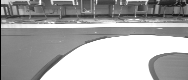
#> input picture img/0.png, 188 x 80 px, given in place of 381.png, which was not available
$ python process.py
#> lines starting #> are read from the running program, lines starting #| are printed output that depends on the picture; pictures that were not available may be replaced by others from this repository, and a replacement may not be noted
### transform.py
"图像的逆透视变换"
import numpy as np


from typing import List, Tuple


def getPerMat(fromPoints: List[Tuple[int]], toPoints: List[Tuple[int]]) -> List[float]:
    "用cv2生成变换矩阵"
    from cv2 import getPerspectiveTransform
    from numpy import array

    return (
        getPerspectiveTransform(array(fromPoints, dtype="float32"), array(toPoints, dtype="float32"))
        .astype("float32")
        .flatten()
    )


def axisTransform(i: int, j: int, perMat: np.array) -> Tuple[float]:
    "使用变换矩阵映射坐标"
    a = i * perMat[0] + j * perMat[1] + perMat[2]
    b = i * perMat[3] + j * perMat[4] + perMat[5]
    c = i * perMat[6] + j * perMat[7] + perMat[8]
    return a / c, b / c


# [7 lines left out: function writeFile, not called in this run]


def transfomImg(
    src: np.ndarray, perMat: np.array, N: int, M: int, N_: int, M_: int, i_shift: int, j_shift: int
) -> np.ndarray:
    per = np.zeros((N_, M_), "uint8")
    for i in range(N):
        for j in range(M):
            u, v = axisTransform(i, j, perMat)
            u = round(u + i_shift)
            v = round(v + j_shift)
            if 0 <= u < N_ and 0 <= v < M_:
                per[u, v] = src[i, j]
    return per


# [46 lines that do not run on import are left out]

### ultities.py
import cv2
import numpy as np
from matplotlib import pyplot as plt
from typing import Tuple
from copy import deepcopy


def resize(img, zoom=6):
    return cv2.resize(img, dsize=(0, 0), fx=zoom, fy=zoom, interpolation=cv2.INTER_NEAREST)


def waitKey():
    cv2.waitKey(0)
    cv2.destroyAllWindows()


def rectangle(img, p1: Tuple[int], p2: Tuple[int], color: Tuple[int] = (0, 0, 255), zoom=6):
    cv2.rectangle(img, tuple(v * zoom for v in p1), tuple(v * zoom for v in p2), color)


class ShowImg:
    def __init__(self, img: np.ndarray, name: str, zoom=6):
        tmp = cv2.cvtColor(img, cv2.COLOR_GRAY2BGR)
        self.img = cv2.resize(tmp, dsize=(0, 0), fx=zoom, fy=zoom, interpolation=cv2.INTER_NEAREST)
        self.name = name
        self.clear()
        self.zoom = zoom

    def clear(self):
        self.canva = deepcopy(self.img)

    def rectangle(self, p1: Tuple[int], p2: Tuple[int], color: Tuple[int] = (0, 0, 255), thickness: int = 2):
        cv2.rectangle(
            self.canva,
            tuple(v * self.zoom for v in reversed(p1)),
            tuple(v * self.zoom for v in reversed(p2)),
            color,
            thickness,
        )

    def plot(self, pt: Tuple[int], color: Tuple[int] = (0, 0, 255), r: int = 4):
        cv2.circle(self.canva, tuple(v * self.zoom for v in reversed(pt)), r, color, -1)

    def polylines(
        self, px, py, color: Tuple[int], thickness: int = 2, i_shift: int = 0, j_shift: int = 0, closed: bool = False
    ):
        pts = (np.asarray([py + j_shift, px + i_shift]).T).astype("int32")
        cv2.polylines(self.canva, [pts * self.zoom], closed, color, thickness)

    def show(self):
        cv2.imshow(self.name, self.canva)

### process.py
DIR = "D:\\CarImg\\"
from ultities import *
from transform import getPerMat, axisTransform, transfomImg

index = 381

N, M = 80, 188  # 图片的高和宽
NOISE = 5
H, W = 8, 35  # 框框的高和宽
PADDING = 1  # 舍弃左右边界


DeriThreshold = 60000
SumThreshold = 50000


N_ = 130  # 新图的高
M_ = 200  # 新图的宽
i_shift = 1  # 向下平移
j_shift = 20  # 向右平移

srcArr = [  # 原图上的四个点
    (0, 49),  # 左上角
    (0, 76),  # 右上角
    (59, 0),  # 左下角
    (59, 119),  # 右下角
]
perArr = [  # 新图上的四个点
    (0, 49),  # 左上角
    (0, 86),  # 右上角
    (120, 49),  # 左下角
    (120, 86),  # 右下角
]


origin = cv2.imread(DIR + str(index) + ".png", 0)
#> origin is the input picture: shape (80, 188); min 0, max 255, mean 167.1
origin = cv2.resize(origin[20:, :], (M, N))
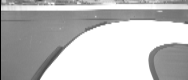
#> origin: shape (80, 188); min 0, max 255, mean 188.1
perImg = np.zeros((N_, M_), "uint8")

perMat = getPerMat(srcArr, perArr)
perImg = transfomImg(origin, perMat, N, M, N_, M_, i_shift, j_shift)
#> after the loop in transfomImg, `for i in range(N):`:
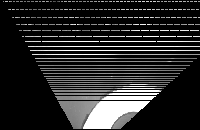
#> per: shape (130, 200); min 0, max 255, mean 43.3

OriginShow = ShowImg(origin, "origin", 5)
PerShow = ShowImg(perImg, "per", 4)
#> call 2 of __init__, with name = 'per', zoom = 4
#> in __init__ (call 2), `self.img = cv2.resize(tmp, dsize=(0, 0), fx=zoom, fy=zoom, interpolati..`:
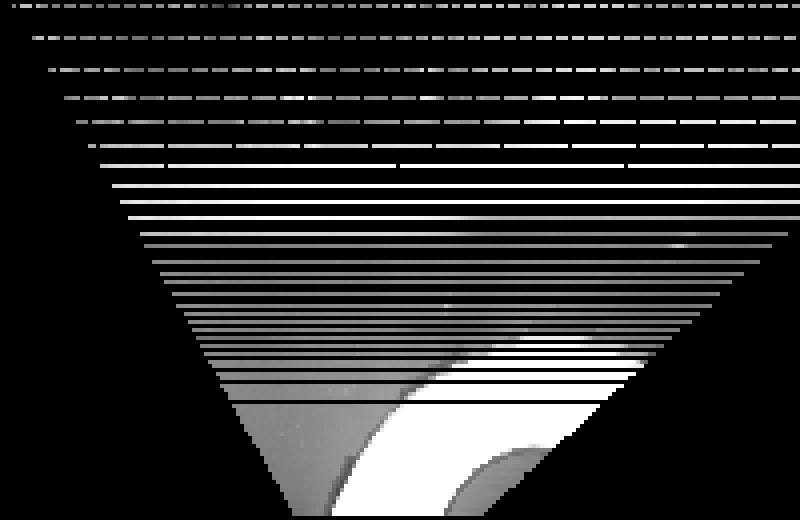
#> self.img: shape (520, 800, 3); min 0, max 255, mean 43.3
img = origin.tolist()
#> img = 80 items


def getConstrain(j: int, W: int = W):
    return min(max(j, PADDING), M - W - PADDING)


def rectEdge(I: int, J: int, right: bool, H: int = H, W: int = W):
    Sum, Pos = 1, 0
    for i in range(I, I + H):
        for j in range(J + 1, J + W - 1):
            cur = img[i][j - 1] - img[i][j + 1] if right else img[i][j + 1] - img[i][j - 1]
            if cur > NOISE:
                cur *= cur
                Pos += cur * j
                Sum += cur
    return Pos // Sum, Sum


def rectSum(I: int, J: int):
    return sum(sum(img[i][j] for j in range(J, J + W)) for i in range(I, I + H))


colors = ((255, 255, 0), (0, 0, 255), (0, 255, 0), (255, 0, 255))


def getButtom():
    l, s = rectEdge(N - H * 2, PADDING, False, H * 2, M // 2 - PADDING * 2)
#> after the loop in rectEdge, `for i in range(I, I + H):`: Pos = 29945999; Sum = 676168
    r, s = rectEdge(N - H * 2, M // 2, True, H * 2, M // 2 - PADDING * 2)
    OriginShow.plot((N - H, l), colors[3])
    OriginShow.plot((N - H, r), colors[2])
    return l, r


edges = [[-1] * (N // H) for _ in range(2)]


def getEdge(LR: Tuple[int], draw: bool = True):
    for u in range(2):
        J = LR[u]
        dj = 0
        print("t  j   dSum  Sum")
        for t, i in enumerate(range(N - H, -1, -H)):
            j = getConstrain(J + dj - (W >> 1))
            edges[u][t], s = rectEdge(i, j, u)
            print("%1d %3d %6d %d" % (t, edges[u][t], s, rectSum(i, j)))
            if s < DeriThreshold:
                edges[u][t] = -1
                if draw:
                    OriginShow.rectangle((i, j), (i + H, j + W), colors[2 + u])
                if rectSum(i, j) < SumThreshold:
                    break
                J += dj
            else:
                if t == 1:
                    dj = edges[u][1] - edges[u][0]
                    J = edges[u][1]
                elif t > 1:
                    dj = edges[u][t] - J
                    J = edges[u][t]
                if draw:
                    OriginShow.rectangle((i, j), (i + H, j + W), colors[u])
                    OriginShow.plot((i + (H >> 1), edges[u][t]), colors[u ^ 1])
        print()


LR = getButtom()
#> in getButtom, `l, s = rectEdge(N - H * 2, PADDING, False, H * 2, M // 2 - PADDING * 2)`: l = 44; s = 676168
#> in getButtom, `r, s = rectEdge(N - H * 2, M // 2, True, H * 2, M // 2 - PADDING * 2)`: r = 150; s = 495744
#> call 2 of plot, with pt = (72, 150), color = (0, 255, 0), r = 4
#> in plot (call 2), `cv2.circle(self.canva, tuple(v * self.zoom for v in reversed(pt)), r, ..`:
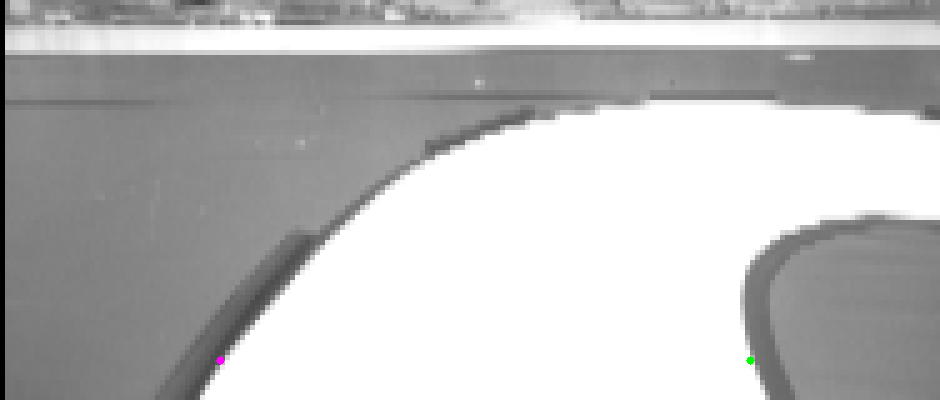
#> self.canva: shape (400, 940, 3); mean B, G, R 188.1, 188.1, 188.1
#> LR = (44, 150)
getEdge(LR, True)
#> the loop in getEdge, `for u in range(2):` made 2 passes
#> after the loop in getEdge, `for u in range(2):`: edges = [[41, 47, 54, 61, 69, 78, 92, -1, -1, -1], [151, 149, 148, 150, 159, -1, -1, -1, -1, -1]]


for u in range(2):
    x, y = [], []
    for t, i in enumerate(range(N - (H >> 1), -1, -H)):
        if edges[u][t] != -1:
            i_, j_ = map(round, axisTransform(i, edges[u][t], perMat))
            PerShow.plot((i_ + i_shift, j_ + j_shift), colors[u ^ 1])
            x.append(i_)
            y.append(j_)
    fit = np.polyfit(x, y, 2)
    px = np.linspace(0, N_, N_)
    py = np.polyval(fit, px)
    PerShow.polylines(px, py, colors[u], i_shift=i_shift, j_shift=j_shift)
    # cv2.polylines(PerShow.canva, [pts], False, (0, 0, 255))


OriginShow.show()
#> in show, `cv2.imshow(self.name, self.canva)`:
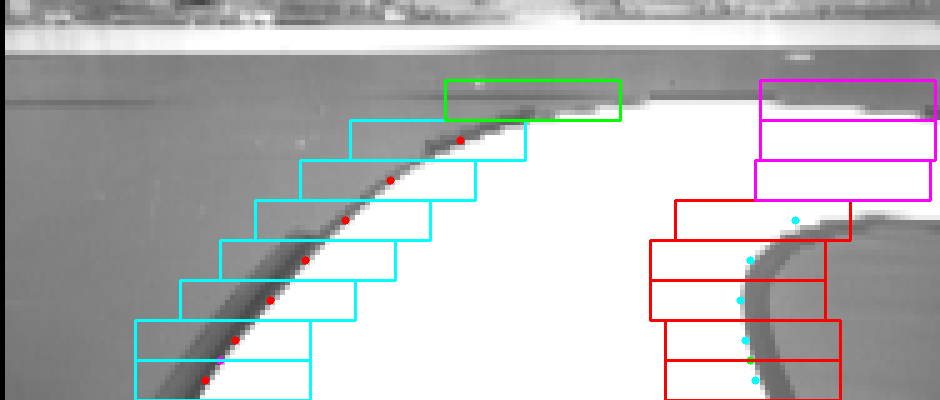
#> window 'origin': shape (400, 940, 3); mean B, G, R 186.6, 185.6, 185.3
PerShow.show()
#> in show (call 2), `cv2.imshow(self.name, self.canva)`:
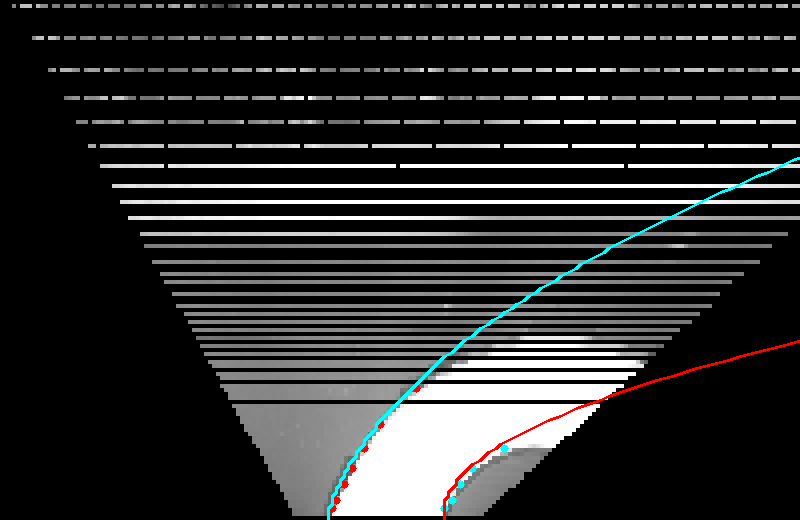
#> window 'per': shape (520, 800, 3); mean B, G, R 43.7, 43.7, 43.3

cv2.waitKey(0)

$ run again, on img/1.png
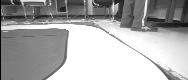
#> input picture img/1.png, 188 x 80 px, given in place of 381.png, which was not available
#> origin is the input picture: shape (80, 188); min 0, max 255, mean 170
#> tmp: shape (130, 200, 3)
#> self.img: shape (520, 800, 3)
#> img = 80 items
#> after the loop in rectEdge, `for i in range(I, I + H):`: Pos = 25717581; Sum = 487554
#> in getButtom, `l, s = rectEdge(N - H * 2, PADDING, False, H * 2, M // 2 - PADDING * 2)`: l = 52; s = 487554
#> in getButtom, `r, s = rectEdge(N - H * 2, M // 2, True, H * 2, M // 2 - PADDING * 2)`: r = 164; s = 583256
#> in plot (call 2), `cv2.circle(self.canva, tuple(v * self.zoom for v in reversed(pt)), r, ..`:
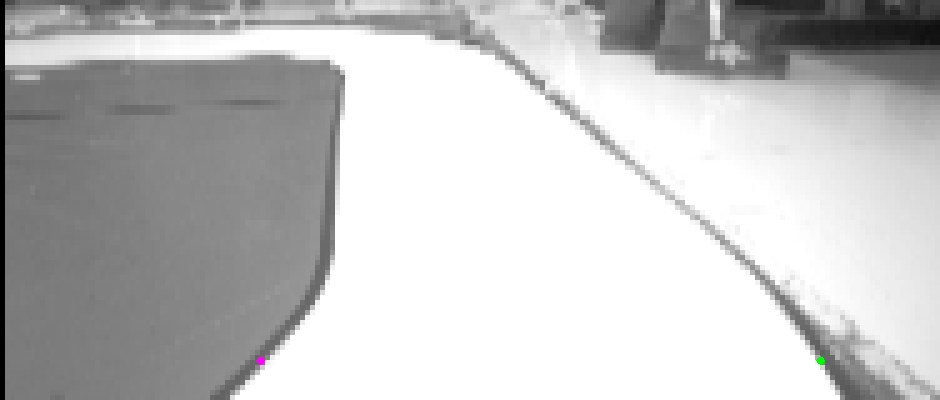
#> self.canva: shape (400, 940, 3); mean B, G, R 194.9, 194.9, 194.9
#> LR = (52, 164)
#> the loop in getEdge, `for u in range(2):` made 2 passes
#> after the loop in getEdge, `for u in range(2):`: edges = [[49, 56, 62, 65, 66, 66, 67, 68, 66, -1], [166, 161, 154, 147, 138, -1, 118, 109, 99, -1]]
#> in show (call 2), `cv2.imshow(self.name, self.canva)`:
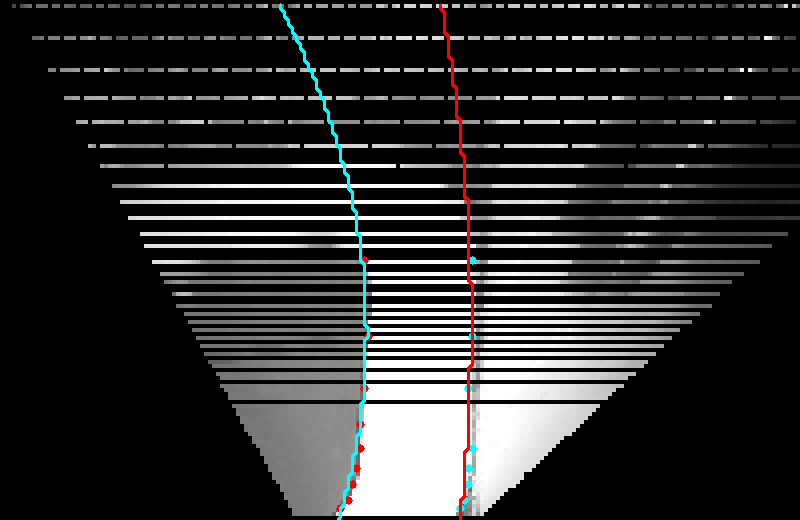
#> window 'per': shape (520, 800, 3); mean B, G, R 44.5, 44.5, 44.5

$ run again, on img/10.png
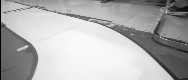
#> input picture img/10.png, 188 x 80 px, given in place of 381.png, which was not available
#> origin is the input picture: shape (80, 188); min 0, max 252, mean 176.2
#> tmp: shape (130, 200, 3)
#> self.img: shape (520, 800, 3)
#> img = 80 items
#> after the loop in rectEdge, `for i in range(I, I + H):`: Pos = 10278566; Sum = 309608
#> in getButtom, `l, s = rectEdge(N - H * 2, PADDING, False, H * 2, M // 2 - PADDING * 2)`: l = 33; s = 309608
#> in getButtom, `r, s = rectEdge(N - H * 2, M // 2, True, H * 2, M // 2 - PADDING * 2)`: r = 168; s = 560954
#> in plot (call 2), `cv2.circle(self.canva, tuple(v * self.zoom for v in reversed(pt)), r, ..`:
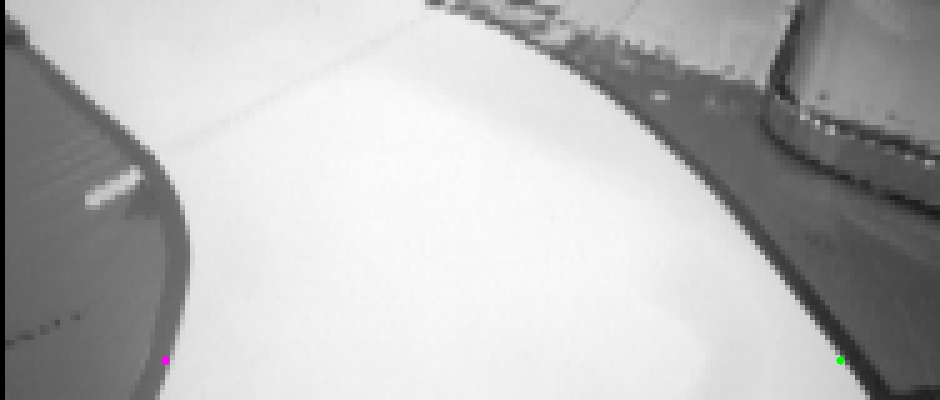
#> self.canva: shape (400, 940, 3); mean B, G, R 184, 184, 184
#> LR = (33, 168)
#> the loop in getEdge, `for u in range(2):` made 2 passes
#> after the loop in getEdge, `for u in range(2):`: edges = [[32, 34, 36, 37, 36, 32, 27, 17, 8, 4], [171, 165, 159, 153, 146, 139, 131, 122, 111, 97]]
#> in show (call 2), `cv2.imshow(self.name, self.canva)`:
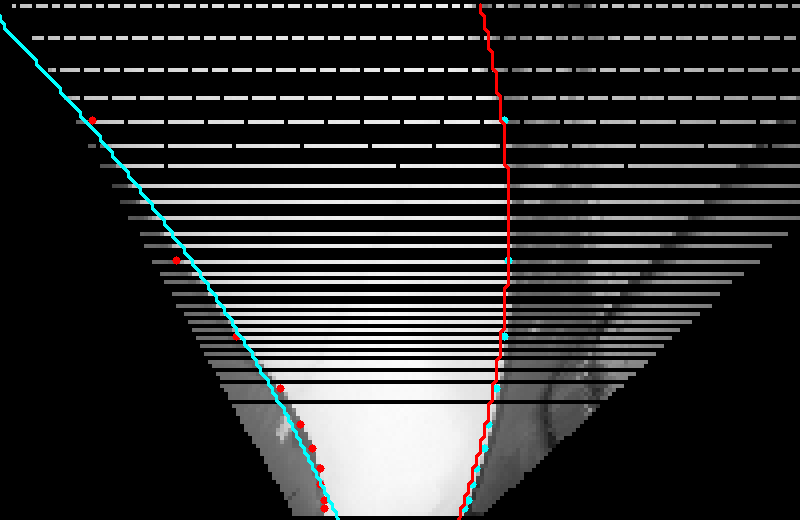
#> window 'per': shape (520, 800, 3); mean B, G, R 44.1, 44.1, 43.9
